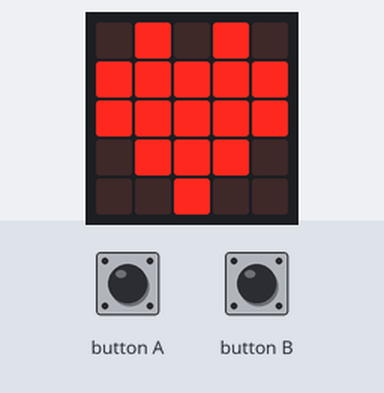
The program below on a simulated BBC micro:bit (MakeCode). Shown: the board's 5×5 LED display. Inputs (shaded band) come from the test bench.

Above: at 1.8 s.
1.9 s: button A pressed for 0.15 s
At 3.1 s:
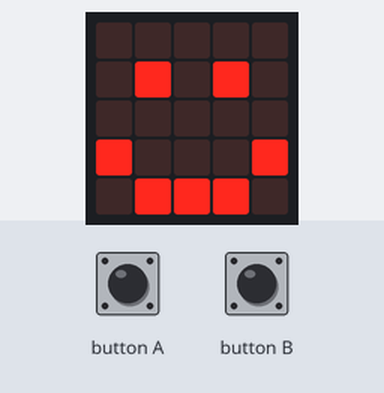
At 3.7 s:
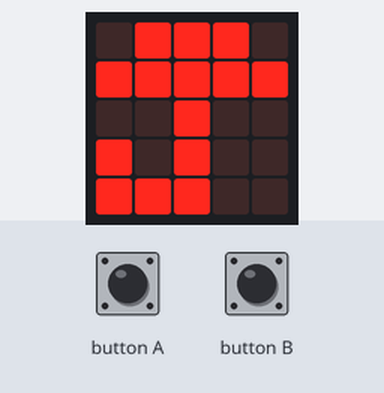
4.1 s: button B pressed for 0.15 s
At 5.3 s:
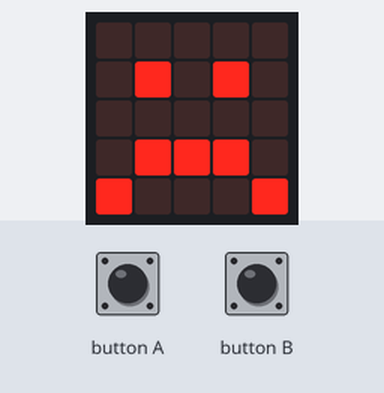
Timing chart, 0 to 7.1 s (numbered marks = the images above; inputs shaded):
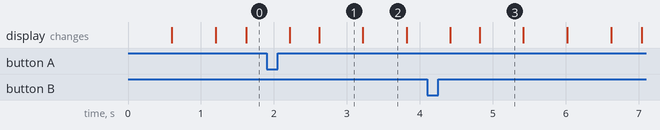

The program:

main.ts
```typescript
input.onButtonPressed(Button.A, function () {
    basic.showIcon(IconNames.Happy)
    basic.showIcon(IconNames.Umbrella)
})
input.onButtonPressed(Button.B, function () {
    basic.showIcon(IconNames.Sad)
    basic.showIcon(IconNames.Umbrella)
})
basic.showIcon(IconNames.Umbrella)
basic.forever(function () {
    basic.showIcon(IconNames.Heart)
    basic.showLeds(`
        . . . . .
        . . . . .
        . . . . .
        . . . . .
        . . . . .
        `)
})
```

test.ts
```typescript
// 在這裡測試；當此封包作為擴充功能時，將不會編譯此內容。
```

Measured:
- after the input at 1.9 s, the display: first differs from a run without the input after 0.72 s (image 1)
- after the input at 4.1 s, the display: first differs from a run without the input after 0.72 s (image 3)
- what the display in image 1 shows lasts 0.6 s, from 2.6 s to 3.2 s
